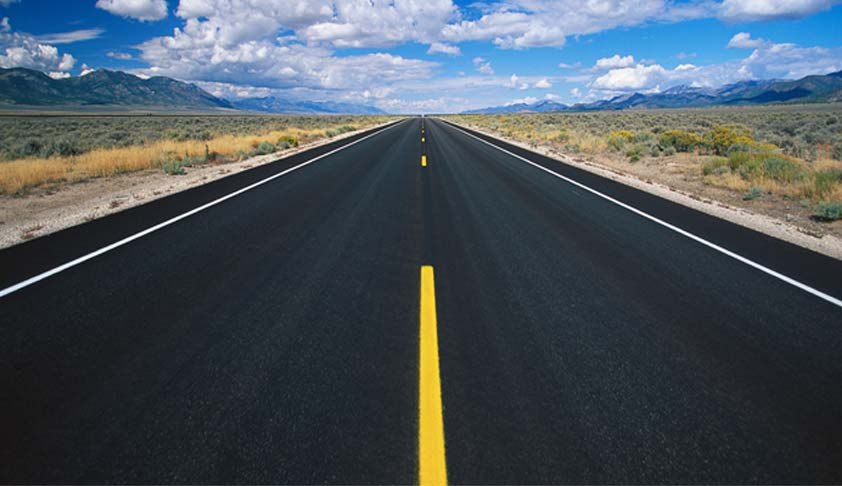
#> input picture res/highway.jpg, 842 x 486 px
$ python line_fitting_ransac.py
#> lines starting #> are read from the running program, lines starting #| are printed output that depends on the picture
### utils.py
import numpy as np
from PIL import Image


# [5 lines left out: function read_img, not called in this run]


def read_img_mono(path):
    # The L flag converts it to 1 channel.
#> called with path = 'res/highway.jpg'
    img = Image.open(path).convert(mode="L")
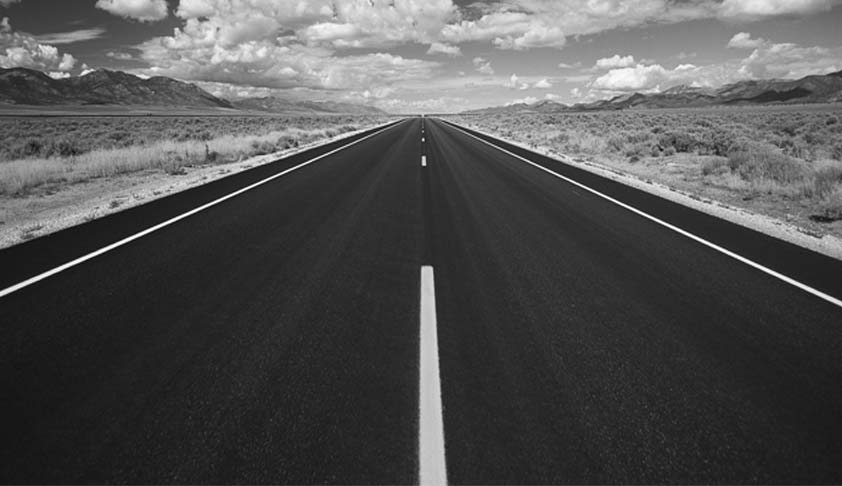
#> img: PIL image 842x486 L; min 3, max 255, mean 81.9
    return np.asarray(img)


def rgb_to_gray(ndarray):
    gray_img = Image.fromarray(ndarray).convert(mode="L")
    return np.asarray(gray_img)


def display_img(ndarray):
    Image.fromarray(ndarray.clip(0, 255).astype(np.uint8)).show()


def save_img(ndarray, path):
    Image.fromarray(ndarray.clip(0, 255).astype(np.uint8)).save(path)

### line_fitting_ransac.py
# -*- coding: utf-8 -*-
"""
Created on Tue Oct 12 15:58:09 2021

@author: kini5
"""

import numpy as np
import matplotlib.pyplot as plt
from scipy.ndimage.filters import gaussian_filter
from scipy.signal import convolve2d
import random

from utils import read_img_mono, display_img, save_img


img = read_img_mono("res/highway.jpg")
# Gaussian blur helps get rid of some noise before edge detection.
img_blur = gaussian_filter(img, sigma=2)
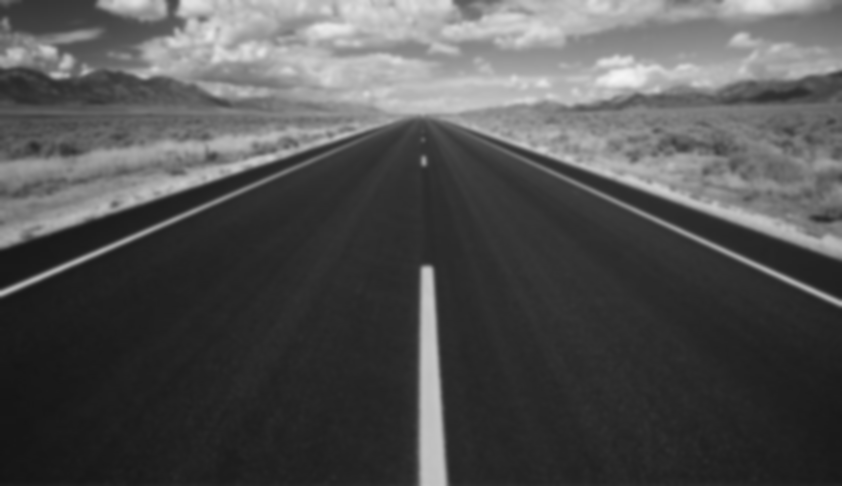
#> img_blur: shape (486, 842); min 21, max 245, mean 80.9

My = [[1, 1, 1], [0, 0, 0], [-1, -1, -1]]
dMy = convolve2d(img_blur, My, mode="same")
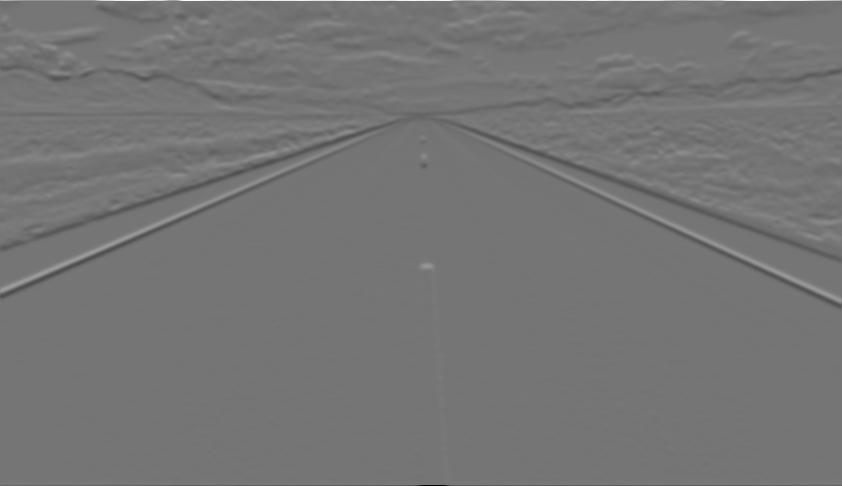
#> dMy: shape (486, 842) int64; min -584, max 684, mean -0.7; drawn with min black and max white
display_img(dMy)
#> in display_img, `Image.fromarray(ndarray.clip(0, 255).astype(np.uint8)).show()`:
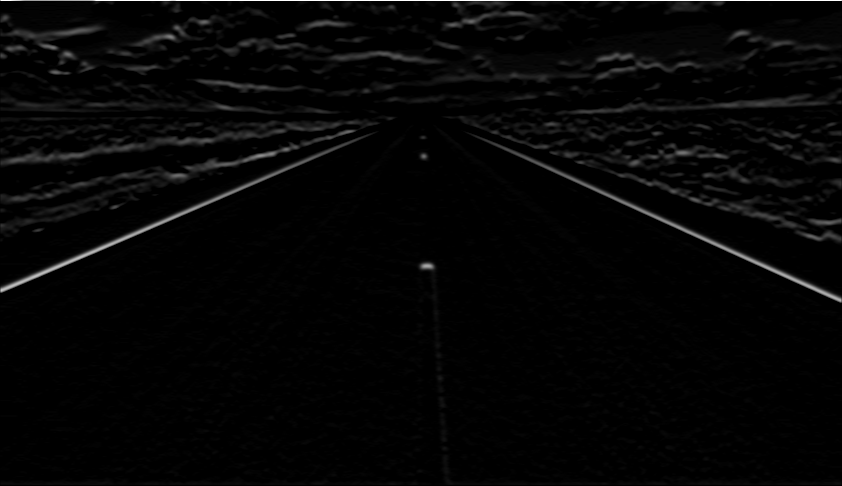
#> shown: PIL image 842x486 L; min 0, max 255, mean 5.5
save_img(dMy,'original roadmap.png')

# Heuristic edge detection. You may ingore this part.
edges = dMy.copy()
edges[edges < 110] = 0
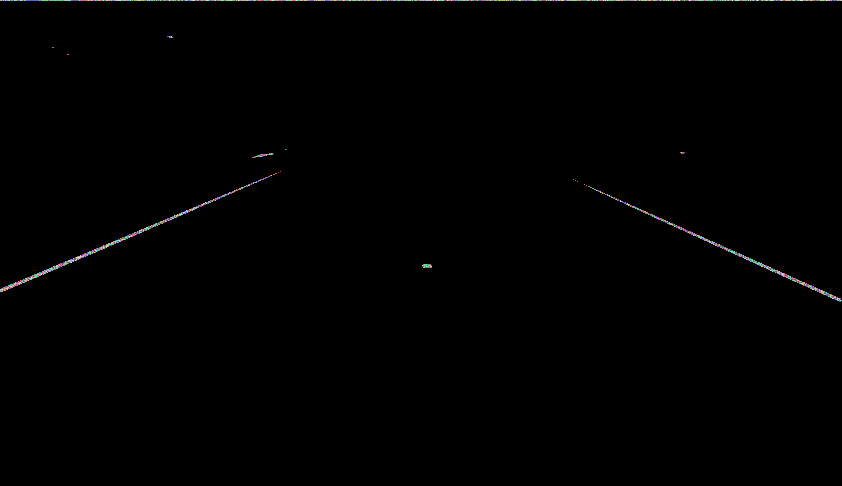
#> edges: shape (486, 842) int64; 400 distinct labels, from 0 to 684; one colour per label, 0 black
display_img(edges)
#> in display_img (call 2), `Image.fromarray(ndarray.clip(0, 255).astype(np.uint8)).show()`:
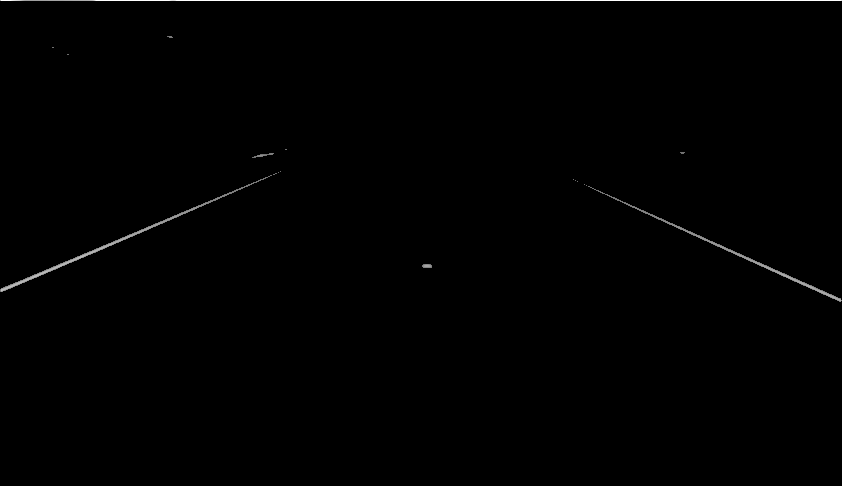
#> shown: PIL image 842x486 L; min 0, max 255, mean 1.1
save_img(edges,'edge detected roadmap.png')
edge_x, edge_y = np.where(edges > 0)
#> edge_x = 2490 values from 0 to 301; edge_y = 2490 values, max 841 at index 841, min 0 at index 0, mean 402.8
left_edge_x = []
left_edge_y = []
right_edge_x = []
right_edge_y = []
for idx in range(len(edge_x)):
    if edge_x[idx] > 0:
        if edge_y[idx] < 300:
            left_edge_x.append(edge_x[idx])
            left_edge_y.append(edge_y[idx])
        if edge_y[idx] > 500:
            right_edge_x.append(edge_x[idx])
            right_edge_y.append(edge_y[idx])
#> after the loop, left_edge_x = 897 values from 36 to 291; left_edge_y = 897 values, max 286 at index 14, min 0 at index 880, mean 123.5; right_edge_x = 714 values from 152 to 301; right_edge_y = 714 values, max 841 at index 711, min 573 at index 8, mean 731.6

# Here we have x and y coordinates stored in right_edge_x, right_edge_y,
# left_edge_x, left_edge_y, for the right and left sides of the road
# respectively. Use them to fit a linear boundary in each side of the road.


""" BEGIN SOLUTION """

# [18 lines of commented-out code are left out]
def ransac_line_fitting(x, y, num_iterations=100, distance_threshold=5):
#> called with num_iterations = 100, distance_threshold = 5
    best_m, best_b = None, None
    max_inliers = 0

    x = np.array(x)
#> x = 897 values from 36 to 291
    y = np.array(y)
#> y has the same summary as left_edge_y outside ransac_line_fitting

    for _ in range(num_iterations):
        # Randomly select two points
        sample_indices = random.sample(range(len(x)), 2)
        x_sample = x[sample_indices]
        y_sample = y[sample_indices]

        # Fit a line (y = mx + b) using these two points
        if x_sample[0] == x_sample[1]:  # Avoid division by zero
            continue

        m, b = np.polyfit(x_sample, y_sample, 1)

        # Compute distances to all points
        distances = np.abs(y - (m * x + b)) / np.sqrt(m**2 + 1)

        # Count inliers within threshold
        inlier_indices = np.where(distances < distance_threshold)[0]
        num_inliers = len(inlier_indices)

        # Update best model if more inliers are found
        if num_inliers > max_inliers:
            max_inliers = num_inliers
            best_m, best_b = m, b
            best_inliers_x = x[inlier_indices]
            best_inliers_y = y[inlier_indices]
#> this loop made 100 passes
#> (sample_indices, x_sample, y_sample, m, b, num_inliers, max_inliers, best_m) on pass 1: ([864, 394], [287, 234], [7, 131], -2.34, 678.5, 841, 841, -2.34)
#> after the loop, best_b = 678.5; best_inliers_x = 841 values from 171 to 291; best_inliers_y = 841 values, max 280 at index 0, min 0 at index 824, mean 116.2; best_m = -2.34; max_inliers = 841

    # Refit using all inliers
    if max_inliers > 2:
        best_m, best_b = np.polyfit(best_inliers_x, best_inliers_y, 1)
#> best_m = -2.35; best_b = 682.1

    return best_m, best_b

# Apply RANSAC for both left and right edge lines
left_m_ransac, left_b_ransac = ransac_line_fitting(left_edge_x, left_edge_y)
#> left_m_ransac = -2.35; left_b_ransac = 682.1
right_m_ransac, right_b_ransac = ransac_line_fitting(right_edge_x, right_edge_y)
#> the loop in ransac_line_fitting (call 2), `for _ in range(num_iterations):` made 100 passes
#> (sample_indices, x_sample, y_sample, m, b, num_inliers, max_inliers, best_m) on pass 1: ([27, 127], [192, 216], [600, 654], 2.25, 168, 706, 706, 2.25)

x_vals = np.array(range(min(left_edge_x), max(left_edge_x)))
y_vals = left_m_ransac * x_vals + left_b_ransac
plt.plot(y_vals, x_vals, 'r-', label="Left Road Boundary")

x_vals = np.array(range(min(right_edge_x), max(right_edge_x)))
y_vals = right_m_ransac * x_vals + right_b_ransac
plt.plot(y_vals, x_vals, 'b-', label="Right Road Boundary")

plt.imshow(img, cmap='gray')
plt.legend()
plt.show()
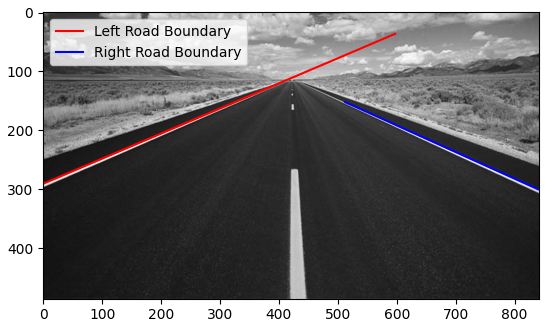
#> figure drawn by matplotlib, 1 panel

'''
RANSAC画出来的图确实比Least Square更加贴近原图中的行道线
'''


""" END SOLUTION """
